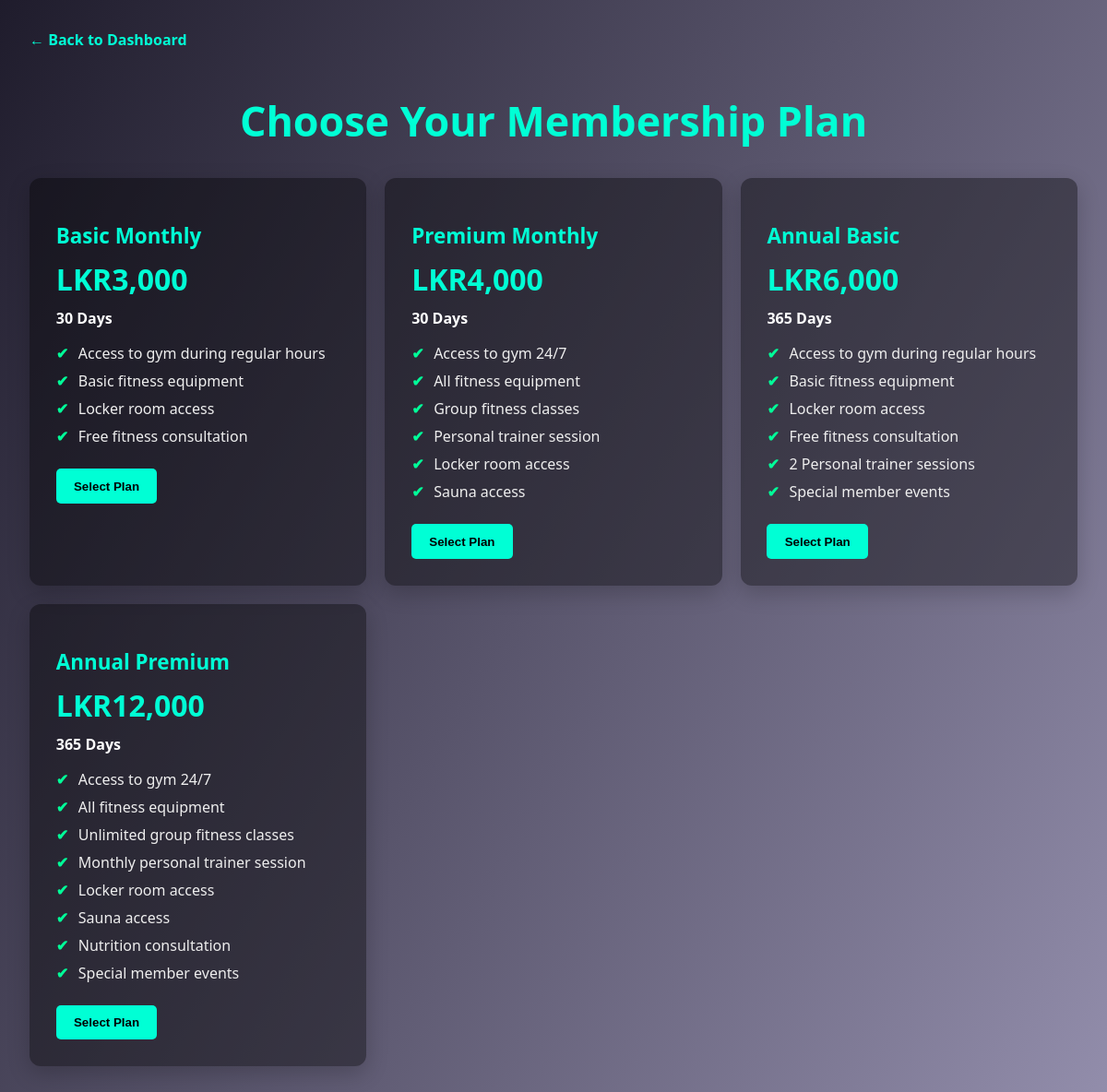
The app's page /buy_membership.php (signed in) with its own data.
### tables this page shows
CREATE TABLE IF NOT EXISTS membership_types (
    id INT PRIMARY KEY AUTO_INCREMENT,
    name VARCHAR(50) NOT NULL,
    duration INT NOT NULL,
    price DECIMAL(10,2) NOT NULL,
    description TEXT NOT NULL
);

### buy_membership.php (the view, shortened to what this page needs)
<?php
require_once 'database.php';
$user_id = $_SESSION['user_id'];
$stmt = $pdo->prepare("SELECT * FROM memberships WHERE user_id = ? AND status = 'active'");
$stmt->execute([$user_id]);
$active_membership = $stmt->fetch();
$membership_types = $pdo->query("SELECT * FROM membership_types ORDER BY price ASC")->fetchAll();
?>
<!DOCTYPE html>
<html lang="en">
<head>
</head>
<body>
<div class="container">
    <a href="dashboard.php" class="nav-link">← Back to Dashboard</a>
    <h1>Choose Your Membership Plan</h1>
    <div class="membership-grid">
        <?php foreach ($membership_types as $type): ?>
            <div class="card">
                <h2><?php echo htmlspecialchars($type['name']); ?></h2>
                <div class="price">LKR<?php echo number_format($type['price'], 0); ?></div>
                <div class="duration"><?php echo $type['duration']; ?> Days</div>
                <ul class="features">
                    <?php foreach (explode("\n", $type['description']) as $feature): ?>
                        <li><?php echo htmlspecialchars(trim($feature)); ?></li>
                    <?php endforeach; ?>
                </ul>
                <form method="POST">
                    <button class="btn" <?php echo $active_membership ? 'disabled' : ''; ?>>
                        <?php echo $active_membership ? 'Already a Member' : 'Select Plan'; ?>
                    </button>
                </form>
            </div>
        <?php endforeach; ?>
    </div>
</div>
</body>
</html>

### buy_membership.php (style rules this page uses)
body { margin: 0; font-family: 'Segoe UI', sans-serif; background: linear-gradient(120deg, #1f1c2c, #928dab); color: white; }
.container { max-width: 1200px; margin: auto; padding: 2rem; }
h1 { text-align: center; font-size: 2.8rem; color: #00ffd5; margin-bottom: 1rem; }
.membership-grid { display: grid; grid-template-columns: repeat(auto-fit, minmax(280px, 1fr)); gap: 20px; margin-top: 2rem; }
.card { background-color: rgba(0, 0, 0, 0.4); padding: 1.8rem; border-radius: 12px; box-shadow: 0 8px 24px rgba(0, 0, 0, 0.2); transition: transform 0.3s ease; }
.card h2 { font-size: 1.4rem; margin-bottom: 10px; color: #00ffd5; }
.price { font-size: 2rem; font-weight: bold; color: #00ffd5; margin-bottom: 10px; }
.duration { font-weight: bold; margin-bottom: 1rem; }
.features { list-style: none; padding-left: 0; margin-bottom: 1.5rem; }
.features li { margin: 8px 0; color: #eee; position: relative; padding-left: 24px; }
.features li::before { content: "✔"; position: absolute; left: 0; color: #00ff99; font-weight: bold; }
.btn { display: inline-block; padding: 0.7rem 1.2rem; background-color: #00ffd5; color: #000; border: none; border-radius: 5px; font-weight: bold; cursor: pointer; text-align: center; text-decoration: none; }
.nav-link { display: inline-block; margin-bottom: 1rem; color: #00ffd5; text-decoration: none; font-weight: bold; }

### records on screen
membership_types: name "Basic Monthly", price "3,000", duration "30", description "Access to gym during regular hours", description "Basic fitness equipment", description "Locker room access", description "Free fitness consultation"
membership_types: name "Premium Monthly", price "4,000", duration "30", description "Access to gym 24/7", description "All fitness equipment", description "Group fitness classes", description "Personal trainer session", description "Locker room access", description "Sauna access"
membership_types: name "Annual Basic", price "6,000", duration "365", description "Access to gym during regular hours", description "Basic fitness equipment", description "Locker room access", description "Free fitness consultation", description "2 Personal trainer sessions", description "Special member events"
membership_types: name "Annual Premium", price "12,000", duration "365", description "Access to gym 24/7", description "All fitness equipment", description "Unlimited group fitness classes", description "Monthly personal trainer session", description "Locker room access", description "Sauna access", description "Nutrition consultation", description "Special member events"
